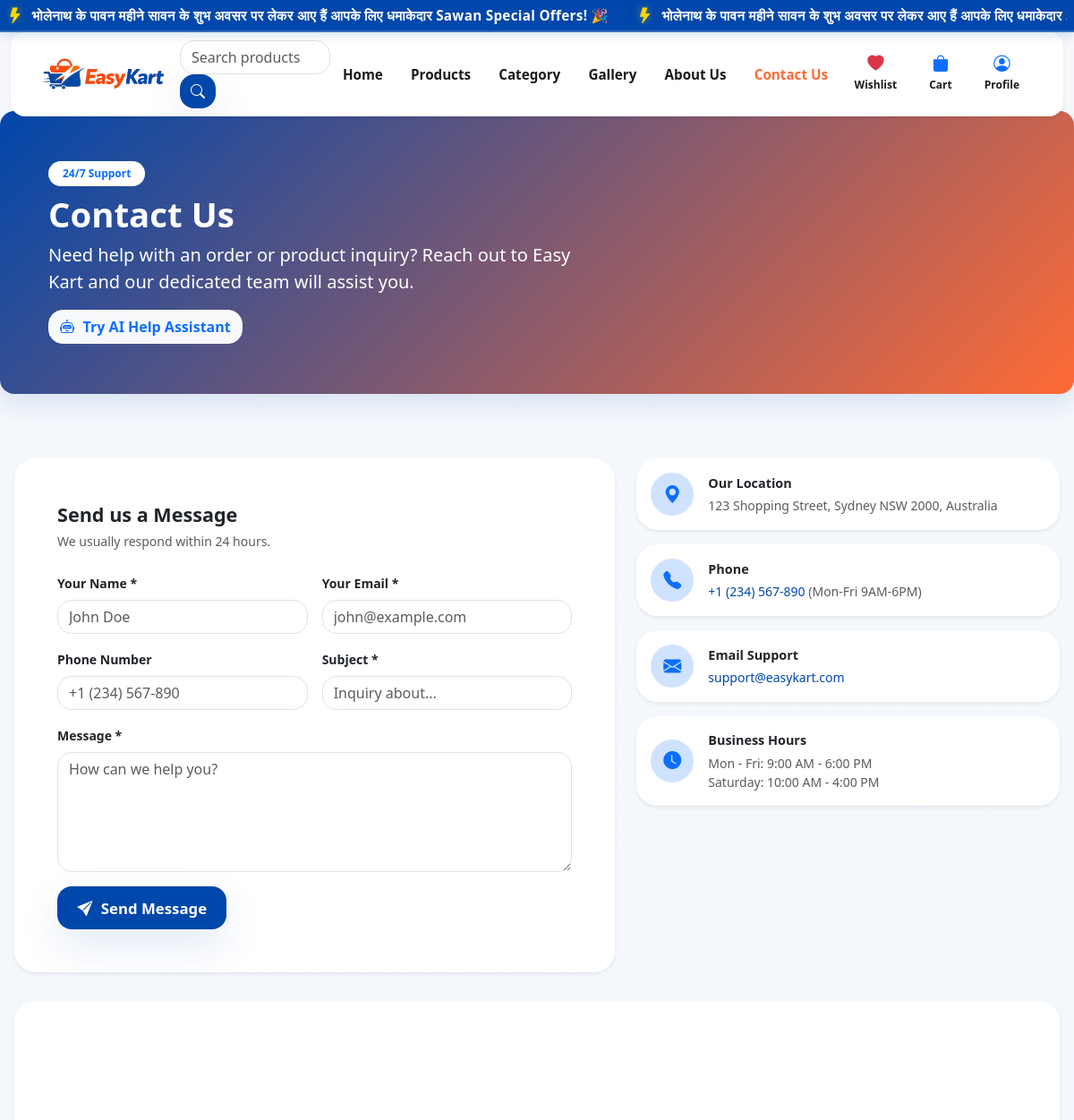
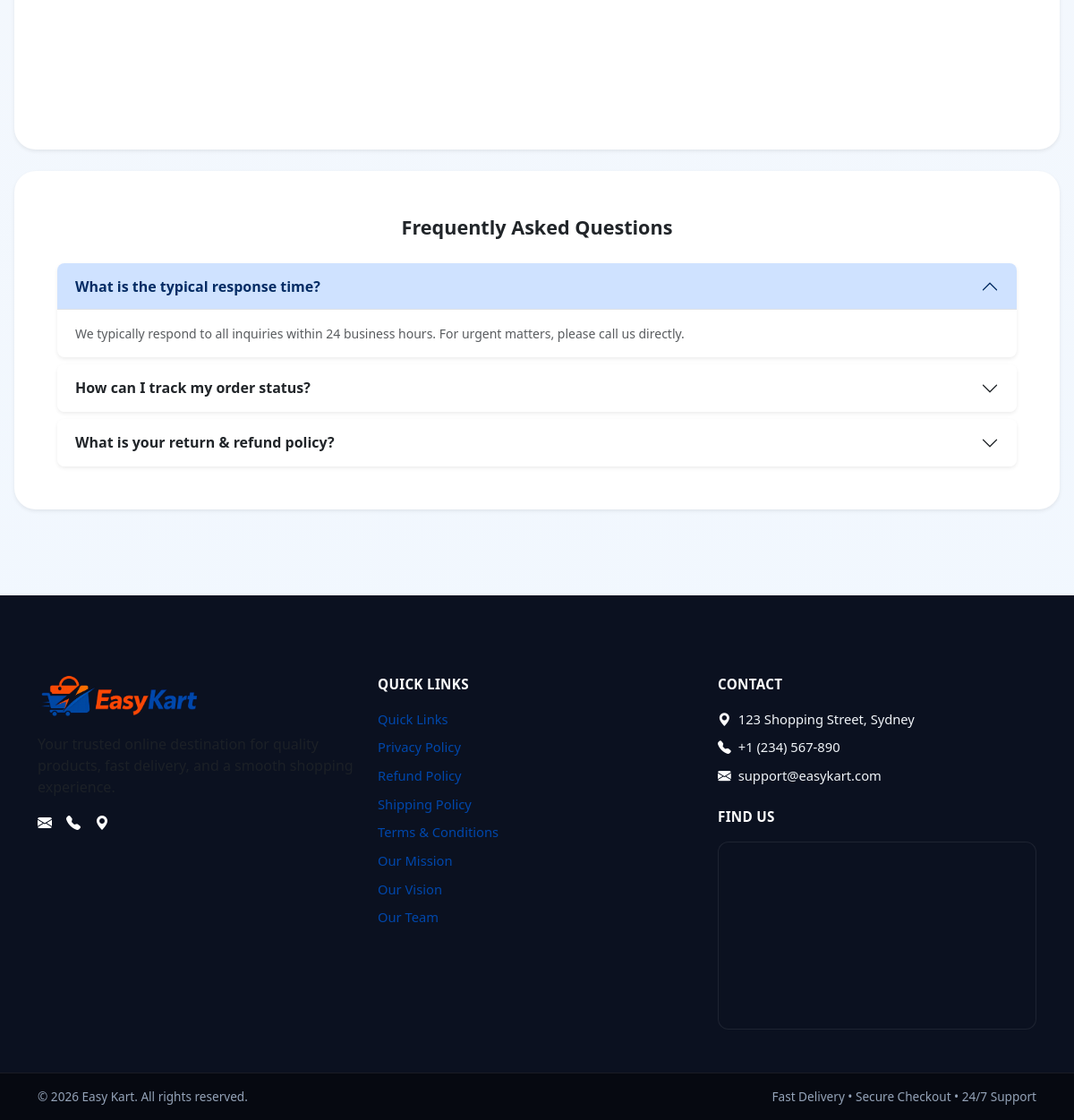
Page /contact/ on the committed database (2 pictures, top to bottom).
### easy_kart/models.py (models this page shows, shortened)
class Announcement(models.Model):
    title = models.CharField(max_length=255)
    message = models.TextField()
    is_active = models.BooleanField(default=True)
    start_at = models.DateTimeField(null=True, blank=True)
    end_at = models.DateTimeField(null=True, blank=True)
    created_at = models.DateTimeField(auto_now_add=True)
    class Meta:
        ordering = ["-created_at"]

### easy_kart/views.py (the view)
# urls.py: path('contact/', contact, name='contact'),
def contact(request):
    if request.method == 'POST':
        form = ContactForm(request.POST)
        if form.is_valid():
            contact_obj = form.save()
            messages.success(request, 'Your message has been sent successfully. We will get back to you soon!')
            return redirect('contact')
        else:
            messages.error(request, 'Please correct the errors below.')
    else:
        form = ContactForm()
    return render(request, 'contact.html', {
        'page_title': 'Contact Us',
        'heading': 'Contact Us',
        'form': form,
    })

### templates/contact.html (shortened to what this page needs)
{% extends 'base.html' %}
{% load static %}
{% block header_banner %}
<section class="page-banner position-relative mb-4">
    <div class="container position-relative hero-inner-content" style="z-index: 3;">
        <div class="py-3 py-md-4">
            <span class="badge bg-white text-primary mb-2 px-3 py-2 rounded-pill fw-semibold">24/7 Support</span>
            <h1 class="display-5 text-white fw-bold mb-2">Contact Us</h1>
            <p class="lead text-white-75 mb-3" style="max-width: 600px;">Need help with an order or product inquiry? Reach out to Easy Kart and our dedicated team will assist you.</p>
            <a href="{% url 'need_help' %}" class="btn btn-light text-primary fw-semibold"><i class="bi bi-robot me-1"></i>Try AI Help Assistant</a>
        </div>
    </div>
</section>
{% endblock %}
{% block content %}
<div class="py-2 py-md-4">
    <div class="row g-4">
        <div class="col-lg-7">
            <div class="card shadow-sm border-0 h-100">
                <div class="card-body p-3 p-sm-4 p-md-5">
                    <h2 class="h4 fw-bold mb-1">Send us a Message</h2>
                    <p class="text-muted small mb-4">We usually respond within 24 hours.</p>
                    <form method="POST" action="{% url 'contact' %}">
                        <div class="row g-3">
                            <div class="col-12 col-sm-6">
                                <label for="name" class="form-label small fw-semibold">Your Name *</label>
                                <input type="text" class="form-control" id="name" name="name" required placeholder="John Doe">
                            </div>
                            <div class="col-12 col-sm-6">
                                <label for="email" class="form-label small fw-semibold">Your Email *</label>
                                <input type="email" class="form-control" id="email" name="email" required placeholder="john@example.com">
                            </div>
                            <div class="col-12 col-sm-6">
                                <label for="phone" class="form-label small fw-semibold">Phone Number</label>
                                <input type="tel" class="form-control" id="phone" name="phone" placeholder="+1 (234) 567-890">
                            </div>
                            <div class="col-12 col-sm-6">
                                <label for="subject" class="form-label small fw-semibold">Subject *</label>
                                <input type="text" class="form-control" id="subject" name="subject" required placeholder="Inquiry about...">
                            </div>
                            <div class="col-12">
                                <label for="message" class="form-label small fw-semibold">Message *</label>
                                <textarea class="form-control" id="message" name="message" rows="5" required placeholder="How can we help you?"></textarea>
                            </div>
                            <div class="col-12">
                                <button type="submit" class="btn btn-primary btn-lg">
                                    <i class="bi bi-send-fill me-1"></i> Send Message
                                </button>
                            </div>
                        </div>
                    </form>
                </div>
            </div>
        </div>
        <div class="col-lg-5">
            <div class="d-flex flex-column gap-3">
                <div class="card shadow-sm border-0 p-3">
                    <div class="d-flex align-items-center gap-3">
                        <div class="rounded-circle bg-primary-subtle text-primary d-flex align-items-center justify-content-center" style="width: 48px; height: 48px; min-width: 48px;">
                            <i class="bi bi-geo-alt-fill fs-5"></i>
                        </div>
                        <div>
                            <h6 class="fw-bold mb-1">Our Location</h6>
                            <p class="text-muted small mb-0">123 Shopping Street, Sydney NSW 2000, Australia</p>
                        </div>
                    </div>
                </div>
                <div class="card shadow-sm border-0 p-3">
                    <div class="d-flex align-items-center gap-3">
                        <div class="rounded-circle bg-primary-subtle text-primary d-flex align-items-center justify-content-center" style="width: 48px; height: 48px; min-width: 48px;">
                            <i class="bi bi-telephone-fill fs-5"></i>
                        </div>
                        <div>
                            <h6 class="fw-bold mb-1">Phone</h6>
                            <p class="text-muted small mb-0"><a href="tel:+1234567890" class="text-decoration-none">+1 (234) 567-890</a> (Mon-Fri 9AM-6PM)</p>
                        </div>
                    </div>
                </div>
                <div class="card shadow-sm border-0 p-3">
                    <div class="d-flex align-items-center gap-3">
                        <div class="rounded-circle bg-primary-subtle text-primary d-flex align-items-center justify-content-center" style="width: 48px; height: 48px; min-width: 48px;">
                            <i class="bi bi-envelope-fill fs-5"></i>
                        </div>
                        <div>
                            <h6 class="fw-bold mb-1">Email Support</h6>
                            <p class="text-muted small mb-0"><a href="mailto:support@easykart.com" class="text-decoration-none">support@easykart.com</a></p>
                        </div>
                    </div>
                </div>
                <div class="card shadow-sm border-0 p-3">
                    <div class="d-flex align-items-center gap-3">
                        <div class="rounded-circle bg-primary-subtle text-primary d-flex align-items-center justify-content-center" style="width: 48px; height: 48px; min-width: 48px;">
                            <i class="bi bi-clock-fill fs-5"></i>
                        </div>
                        <div>
                            <h6 class="fw-bold mb-1">Business Hours</h6>
                            <p class="text-muted small mb-0">Mon - Fri: 9:00 AM - 6:00 PM<br>Saturday: 10:00 AM - 4:00 PM</p>
                        </div>
                    </div>
                </div>
            </div>
        </div>
    </div>
    <div class="row g-4 mt-2">
        <div class="col-12">
            <div class="card shadow-sm border-0 overflow-hidden">
                <div class="card-body p-0" style="height: 300px;">
                    <iframe
                        src="https://maps.google.com/maps?q=123%20Shopping%20Street%2C%20Sydney&z=15&output=embed"
                        class="w-100 h-100 border-0"
                        loading="lazy"
                        title="Easy Kart Location">
                    </iframe>
                </div>
            </div>
        </div>
        <div class="col-12">
            <div class="card shadow-sm border-0 p-3 p-sm-4 p-md-5">
                <h3 class="h4 fw-bold text-center mb-4">Frequently Asked Questions</h3>
                <div class="accordion" id="faqAccordion">
                    <div class="accordion-item border-0 mb-2 rounded-3 overflow-hidden shadow-sm">
                        <h2 class="accordion-header">
                            <button class="accordion-button" type="button" data-bs-toggle="collapse" data-bs-target="#faq1">
                                <strong>What is the typical response time?</strong>
                            </button>
                        </h2>
                        <div id="faq1" class="accordion-collapse collapse show" data-bs-parent="#faqAccordion">
                            <div class="accordion-body text-muted small">
                                We typically respond to all inquiries within 24 business hours. For urgent matters, please call us directly.
                            </div>
                        </div>
                    </div>
                    <div class="accordion-item border-0 mb-2 rounded-3 overflow-hidden shadow-sm">
                        <h2 class="accordion-header">
                            <button class="accordion-button collapsed" type="button" data-bs-toggle="collapse" data-bs-target="#faq2">
                                <strong>How can I track my order status?</strong>
                            </button>
                        </h2>
                    </div>
                    <div class="accordion-item border-0 rounded-3 overflow-hidden shadow-sm">
                        <h2 class="accordion-header">
                            <button class="accordion-button collapsed" type="button" data-bs-toggle="collapse" data-bs-target="#faq3">
                                <strong>What is your return & refund policy?</strong>
                            </button>
                        </h2>
                    </div>
                </div>
            </div>
        </div>
    </div>
</div>
{% endblock %}

### templates/partials/navbar.html (shortened to what this page needs)
{% load static %}
{% if announcements %}
<div class="announcement-bar fixed-top text-white w-100">
    <div class="announcement-content">
        <div class="announcement-marquee-wrapper">
            <div class="announcement-marquee">
                {% for ann in announcements %}
                    <span class="announcement-message">
                        <i class="bi bi-lightning-fill"></i>{{ ann.message }}
                    </span>
                {% endfor %}
                {% for ann in announcements %}
                    <span class="announcement-message">
                        <i class="bi bi-lightning-fill"></i>{{ ann.message }}
                    </span>
                {% endfor %}
            </div>
        </div>
    </div>
</div>
{% endif %}
<nav class="navbar navbar-expand-lg navbar-light bg-white shadow-sm easykart-navbar fixed-top">
    <div class="container-fluid px-2 px-md-3">
        <a class="navbar-brand d-flex align-items-center me-2 me-md-3" href="{% url 'home' %}">
            <img src="{% static 'assets/Logo.png' %}" alt="Easy Kart" class="navbar-logo-pro">
        </a>
        <div class="d-flex align-items-center order-lg-3 ms-auto gap-1 gap-sm-2">
            <ul class="navbar-nav align-items-center easykart-header-actions flex-row mb-0">
                <li class="nav-item">
                    <a class="nav-link easykart-icon-link" href="{% url 'wishlist' %}" title="My Wishlist">
                        <i class="bi bi-heart-fill text-danger"></i>
                        <span class="small d-none d-sm-inline">Wishlist</span>
                    </a>
                </li>
                <li class="nav-item position-relative">
                    <a class="nav-link easykart-icon-link" href="{% url 'cart' %}" title="My Cart">
                        <i class="bi bi-bag-fill text-primary"></i>
                        <span class="small d-none d-sm-inline">Cart</span>
                    </a>
                </li>
                <li class="nav-item dropdown">
                    <a class="nav-link dropdown-toggle easykart-icon-link" href="#" id="profileDropdown" role="button" data-bs-toggle="dropdown" aria-expanded="false" title="My Profile">
                        <i class="bi bi-person-circle text-primary"></i>
                        <span class="small d-none d-sm-inline">Profile</span>
                    </a>
                </li>
            </ul>
        </div>
        <div class="collapse navbar-collapse order-lg-2 flex-grow-1 justify-content-center" id="easyKartNavbar">
            <form class="easykart-search-form" action="{% url 'product' %}" method="get" role="search">
                <input id="navbarSearch" class="form-control" type="search" name="q" value="{{ request.GET.q|default:'' }}" placeholder="Search products" autocomplete="off">
                <button class="btn btn-primary" type="submit" aria-label="Search products" title="Search products">
                    <i class="bi bi-search" aria-hidden="true"></i>
                </button>
            </form>
            <ul class="navbar-nav align-items-center gap-1 easykart-menu">
                <li class="nav-item">
                    <a class="nav-link {% if request.resolver_match.url_name == 'home' %}active{% endif %}" href="{% url 'home' %}" title="Home">Home</a>
                </li>
                <li class="nav-item">
                    <a class="nav-link {% if request.resolver_match.url_name == 'product' %}active{% endif %}" href="{% url 'product' %}" title="Shop Products">Products</a>
                </li>
                <li class="nav-item">
                    <a class="nav-link {% if request.resolver_match.url_name == 'category' or request.resolver_match.url_name == 'category_detail' %}active{% endif %}" href="{% url 'category' %}" title="Browse Categories">Category</a>
                </li>
                <li class="nav-item">
                    <a class="nav-link {% if request.resolver_match.url_name == 'gallery' %}active{% endif %}" href="{% url 'gallery' %}" title="View Gallery">Gallery</a>
                </li>
                <li class="nav-item">
                    <a class="nav-link {% if request.resolver_match.url_name == 'about_us' %}active{% endif %}" href="{% url 'about_us' %}" title="About Us">About Us</a>
                </li>
                <li class="nav-item">
                    <a class="nav-link {% if request.resolver_match.url_name == 'contact' %}active{% endif %}" href="{% url 'contact' %}" title="Contact Us">Contact Us</a>
                </li>
            </ul>
        </div>
    </div>
</nav>

### rows in the picture
Announcement: message "भोलेनाथ के पावन महीने सावन के शुभ अवसर पर लेकर आए हैं आपके लिए धमाकेदार Sawan Special Offers! 🎉", message "भोलेनाथ के पावन महीने सावन के शुभ अवसर पर लेकर आए हैं आपके लिए धमाकेदार…"
